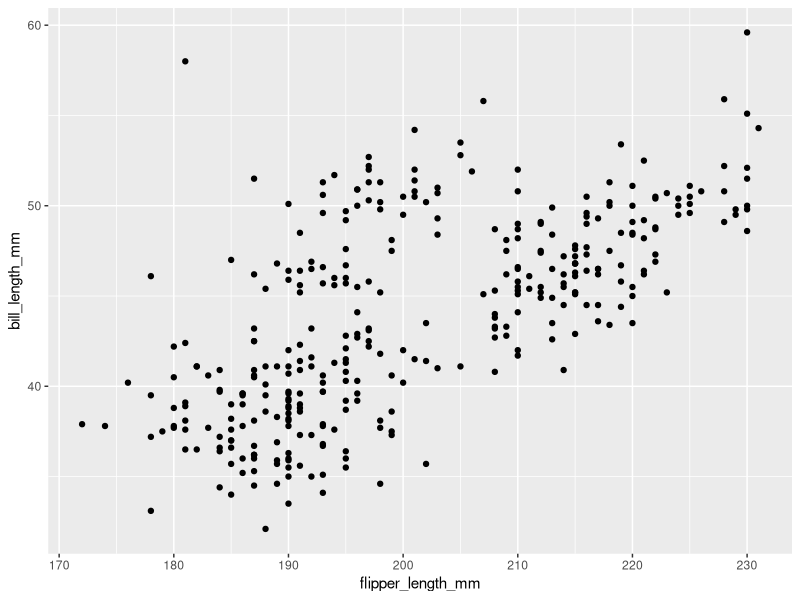
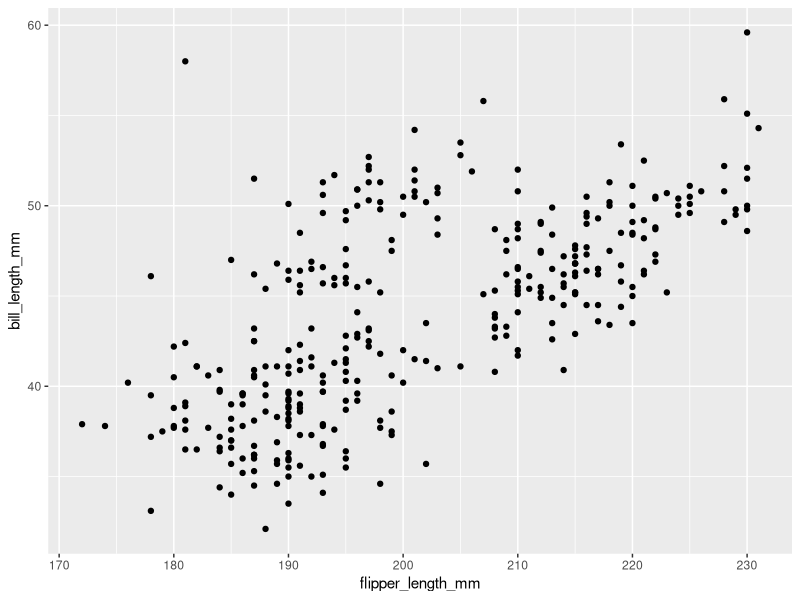

Recreate these plots in R, in order.
library("ggplot2")
library("palmerpenguins")

colnames(penguins)
ggplot(data=penguins)+
  geom_point(mapping = aes(x=flipper_length_mm, y=bill_length_mm))

# tips
# 1. masukkan data di ggplot()
# 2. masukkan mapping x,y di ggplot()
# 3. tentukan jenis plot (misal: geom_point())


ggplot(data=penguins,
       mapping = aes(x=flipper_length_mm, y=bill_length_mm))+
  geom_point()
